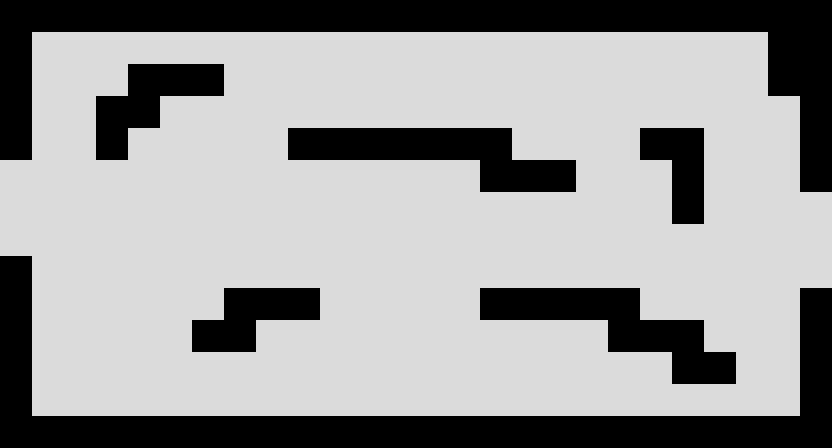

This is a level from a 2D game, rendered from its Tiled map with the project's own tilesets. A one-line summary and the map file follow, with tile-layer data summarised:
An orthogonal 26x14 tile map with 32x32 px tiles, 1 tile layer (map) and 5 objects (2x Door, 2x Spawn, Test).

<map version="1.0" orientation="orthogonal" width="26" height="14" tilewidth="32" tileheight="32">
 <tileset firstgid="1" name="BlackAndWhite" tilewidth="32" tileheight="32">
  <image source="img/BlackAndWhite.png" width="320" height="32" />
  <tile id="0">
   <properties>
    <property name="solid" value="true" />
   </properties>
  </tile>
  <tile id="9">
   <properties>
    <property name="solid" value="false" />
   </properties>
  </tile>
 </tileset>
 <layer name="map" width="26" height="14">
  <data>[364 cells, 364 non-empty, 2 distinct tile ids]</data>
 </layer>
 <objectgroup name="objects" width="26" height="14">
  <object name="Door" x="800" y="192" width="32" height="96">
   <properties>
    <property name="to" value="beachpath1" />
   </properties>
  </object>
  <object name="Door" x="0" y="160" width="32" height="96">
   <properties>
    <property name="to" value="town" />
   </properties>
  </object>
  <object name="Spawn" x="64" y="192" width="32" height="64">
   <properties>
    <property name="from" value="town" />
   </properties>
  </object>
  <object name="Spawn" x="736" y="224" width="32" height="64">
   <properties>
    <property name="from" value="beachpath1" />
   </properties>
  </object>
  <object name="Test" x="260" y="75" width="32" height="64">
   <properties>
    <property name="id" value="2" />
   </properties>
  </object>
 </objectgroup>
</map>
